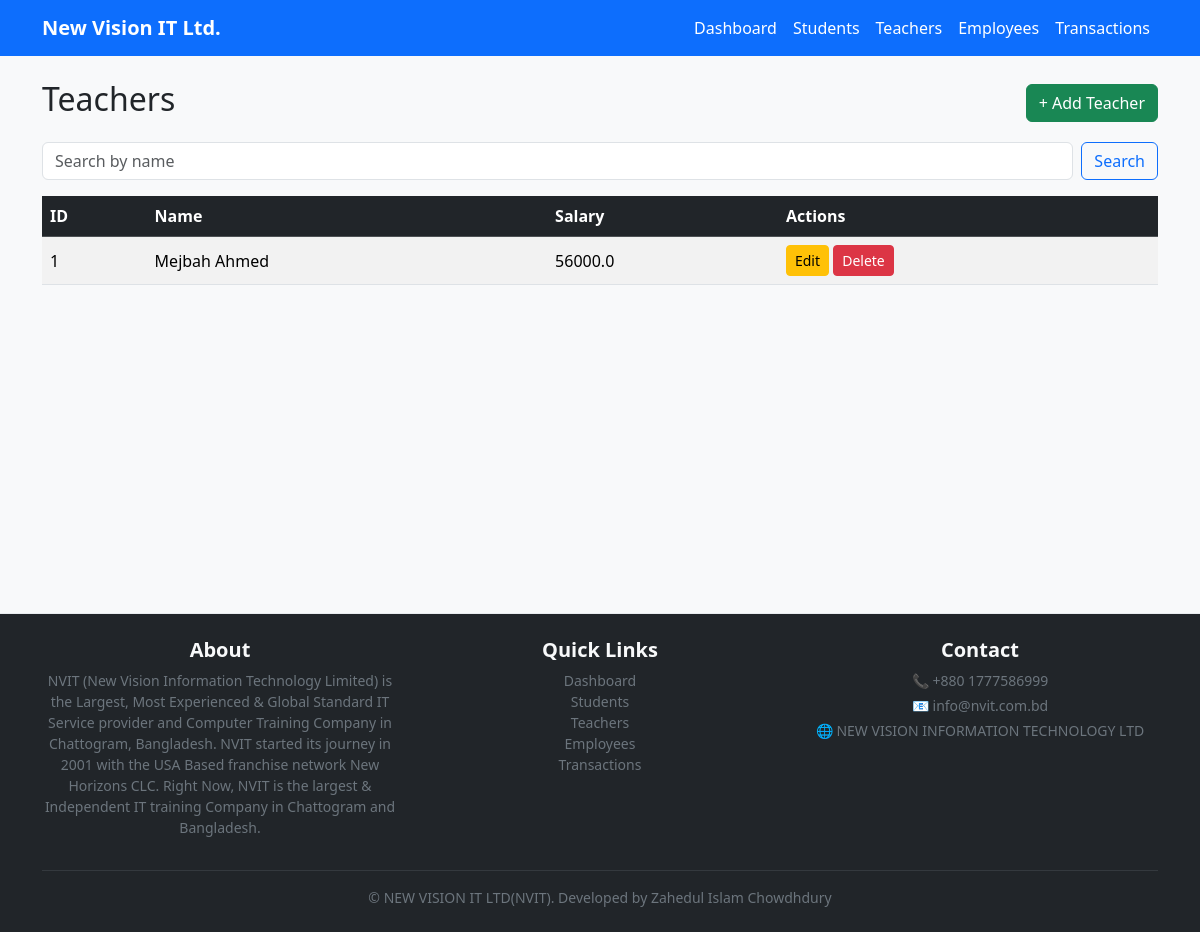
The page /teachers/ on the database as committed earlier.
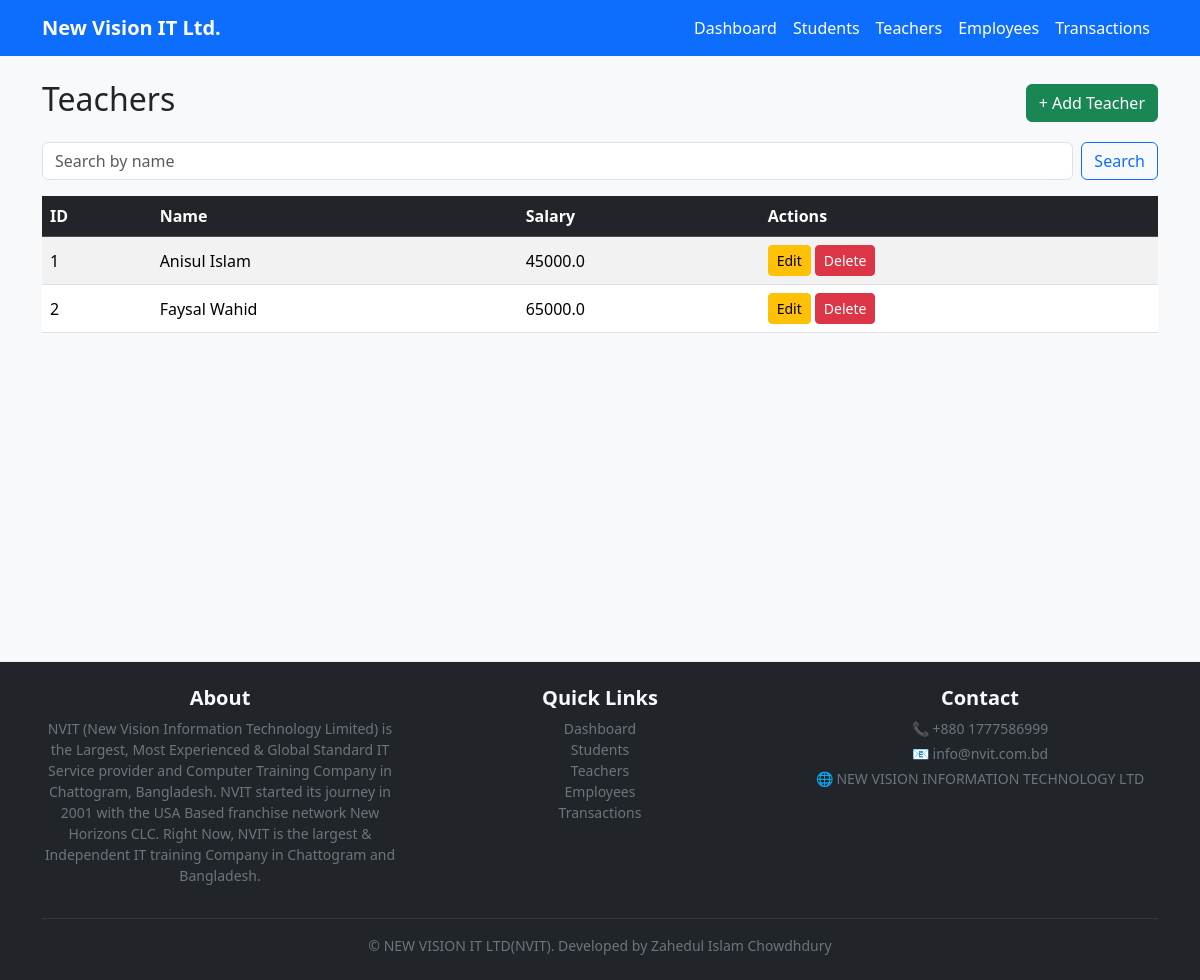
The same page on the database as committed later.
### models.py (models this page shows)
class Teacher(db.Model):
    id = db.Column(db.Integer, primary_key=True)
    name = db.Column(db.String(100))
    subject = db.Column(db.String(100))
    salary = db.Column(db.Float)
    transactions = db.relationship('Transaction', backref='teacher', lazy=True)

### routes/teacher_routes.py (the view)
@teacher_bp.route('/')
def teachers():
    teachers = Teacher.query.all()
    return render_template('teachers.html', teachers=teachers)

### templates/teachers.html
{% extends "base.html" %}
{% block content %}
<div class="d-flex justify-content-between align-items-center mb-3">
  <h2>Teachers</h2>
  <a class="btn btn-success" href="{{ url_for('teacher_bp.add_teacher') }}">+ Add Teacher</a>
</div>
<form class="d-flex mb-3" method="get" action="{{ url_for('teacher_bp.search_teacher') }}">
  <input class="form-control me-2" type="search" name="q" placeholder="Search by name" value="{{ q if q else '' }}">
  <button class="btn btn-outline-primary">Search</button>
</form>
<table class="table table-striped table-hover">
  <thead class="table-dark"><tr><th>ID</th><th>Name</th><th>Salary</th><th>Actions</th></tr></thead>
  <tbody>
  {% for t in teachers %}
    <tr>
      <td>{{ t.id }}</td>
      <td>{{ t.name }}</td>
      <td>{{ t.salary }}</td>
      <td>
        <a class="btn btn-sm btn-warning" href="{{ url_for('edit',kind='teacher', id=t.id) }}">Edit</a>
        <a class="btn btn-sm btn-danger" href="{{ url_for('teacher_bp.delete_teacher', id=t.id) }}" onclick="return confirm('Delete this teacher?')">Delete</a>
      </td>
    </tr>
  {% endfor %}
  </tbody>
</table>
<br><br><br><br><br><br><br><br><br><br><br>
{% endblock %}

Rows that differ between the two databases and show on the page:
changed Teacher id 1: name "Mejbah Ahmed" → "Anisul Islam"; salary "56000.0" → "45000.0"
added Teacher: id "2", name "Faysal Wahid", salary "65000.0"
